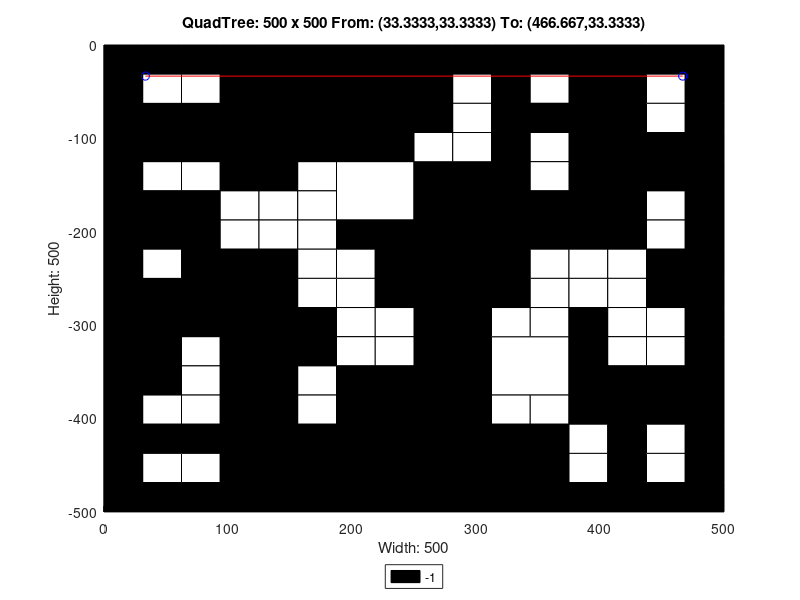

Reproduce this figure in MATLAB.
axis([0 500 -500 0]);
title('QuadTree: 500 x 500 From: (33.3333,33.3333) To: (466.667,33.3333)');
xlabel('Width: 500');
ylabel('Height: 500');
rectangle('Position',[125 -125 125 125], 'FaceColor',[0 0 0]);
rectangle('Position',[0 -125 62.5 62.5], 'FaceColor',[0 0 0]);
rectangle('Position',[62.5 -125 62.5 62.5], 'FaceColor',[0 0 0]);
rectangle('Position',[187.5 -187.5 62.5 62.5], 'FaceColor',[1 1 1]);
rectangle('Position',[375 -62.5 62.5 62.5], 'FaceColor',[0 0 0]);
rectangle('Position',[375 -125 62.5 62.5], 'FaceColor',[0 0 0]);
rectangle('Position',[250 -187.5 62.5 62.5], 'FaceColor',[0 0 0]);
rectangle('Position',[250 -250 62.5 62.5], 'FaceColor',[0 0 0]);
rectangle('Position',[375 -187.5 62.5 62.5], 'FaceColor',[0 0 0]);
rectangle('Position',[0 -312.5 62.5 62.5], 'FaceColor',[0 0 0]);
rectangle('Position',[62.5 -312.5 62.5 62.5], 'FaceColor',[0 0 0]);
rectangle('Position',[0 -375 62.5 62.5], 'FaceColor',[0 0 0]);
rectangle('Position',[187.5 -437.5 62.5 62.5], 'FaceColor',[0 0 0]);
rectangle('Position',[125 -500 62.5 62.5], 'FaceColor',[0 0 0]);
rectangle('Position',[187.5 -500 62.5 62.5], 'FaceColor',[0 0 0]);
rectangle('Position',[250 -312.5 62.5 62.5], 'FaceColor',[0 0 0]);
rectangle('Position',[250 -375 62.5 62.5], 'FaceColor',[0 0 0]);
rectangle('Position',[312.5 -375 62.5 62.5], 'FaceColor',[1 1 1]);
rectangle('Position',[250 -437.5 62.5 62.5], 'FaceColor',[0 0 0]);
rectangle('Position',[250 -500 62.5 62.5], 'FaceColor',[0 0 0]);
rectangle('Position',[312.5 -500 62.5 62.5], 'FaceColor',[0 0 0]);
rectangle('Position',[0 -31.25 31.25 31.25], 'FaceColor',[0 0 0]);
rectangle('Position',[31.25 -31.25 31.25 31.25], 'FaceColor',[0 0 0]);
rectangle('Position',[0 -62.5 31.25 31.25], 'FaceColor',[0 0 0]);
rectangle('Position',[31.25 -62.5 31.25 31.25], 'FaceColor',[1 1 1]);
rectangle('Position',[62.5 -31.25 31.25 31.25], 'FaceColor',[0 0 0]);
rectangle('Position',[93.75 -31.25 31.25 31.25], 'FaceColor',[0 0 0]);
rectangle('Position',[62.5 -62.5 31.25 31.25], 'FaceColor',[1 1 1]);
rectangle('Position',[93.75 -62.5 31.25 31.25], 'FaceColor',[0 0 0]);
rectangle('Position',[0 -156.25 31.25 31.25], 'FaceColor',[0 0 0]);
rectangle('Position',[31.25 -156.25 31.25 31.25], 'FaceColor',[1 1 1]);
rectangle('Position',[0 -187.5 31.25 31.25], 'FaceColor',[0 0 0]);
rectangle('Position',[31.25 -187.5 31.25 31.25], 'FaceColor',[0 0 0]);
rectangle('Position',[62.5 -156.25 31.25 31.25], 'FaceColor',[1 1 1]);
rectangle('Position',[93.75 -156.25 31.25 31.25], 'FaceColor',[0 0 0]);
rectangle('Position',[62.5 -187.5 31.25 31.25], 'FaceColor',[0 0 0]);
rectangle('Position',[93.75 -187.5 31.25 31.25], 'FaceColor',[1 1 1]);
rectangle('Position',[0 -218.75 31.25 31.25], 'FaceColor',[0 0 0]);
rectangle('Position',[31.25 -218.75 31.25 31.25], 'FaceColor',[0 0 0]);
rectangle('Position',[0 -250 31.25 31.25], 'FaceColor',[0 0 0]);
rectangle('Position',[31.25 -250 31.25 31.25], 'FaceColor',[1 1 1]);
rectangle('Position',[62.5 -218.75 31.25 31.25], 'FaceColor',[0 0 0]);
rectangle('Position',[93.75 -218.75 31.25 31.25], 'FaceColor',[1 1 1]);
rectangle('Position',[62.5 -250 31.25 31.25], 'FaceColor',[0 0 0]);
rectangle('Position',[93.75 -250 31.25 31.25], 'FaceColor',[0 0 0]);
rectangle('Position',[125 -156.25 31.25 31.25], 'FaceColor',[0 0 0]);
rectangle('Position',[156.25 -156.25 31.25 31.25], 'FaceColor',[1 1 1]);
rectangle('Position',[125 -187.5 31.25 31.25], 'FaceColor',[1 1 1]);
rectangle('Position',[156.25 -187.5 31.25 31.25], 'FaceColor',[1 1 1]);
rectangle('Position',[125 -218.75 31.25 31.25], 'FaceColor',[1 1 1]);
rectangle('Position',[156.25 -218.75 31.25 31.25], 'FaceColor',[1 1 1]);
rectangle('Position',[125 -250 31.25 31.25], 'FaceColor',[0 0 0]);
rectangle('Position',[156.25 -250 31.25 31.25], 'FaceColor',[1 1 1]);
rectangle('Position',[187.5 -218.75 31.25 31.25], 'FaceColor',[0 0 0]);
rectangle('Position',[218.75 -218.75 31.25 31.25], 'FaceColor',[0 0 0]);
rectangle('Position',[187.5 -250 31.25 31.25], 'FaceColor',[1 1 1]);
rectangle('Position',[218.75 -250 31.25 31.25], 'FaceColor',[0 0 0]);
rectangle('Position',[250 -31.25 31.25 31.25], 'FaceColor',[0 0 0]);
rectangle('Position',[281.25 -31.25 31.25 31.25], 'FaceColor',[0 0 0]);
rectangle('Position',[250 -62.5 31.25 31.25], 'FaceColor',[0 0 0]);
rectangle('Position',[281.25 -62.5 31.25 31.25], 'FaceColor',[1 1 1]);
rectangle('Position',[312.5 -31.25 31.25 31.25], 'FaceColor',[0 0 0]);
rectangle('Position',[343.75 -31.25 31.25 31.25], 'FaceColor',[0 0 0]);
rectangle('Position',[312.5 -62.5 31.25 31.25], 'FaceColor',[0 0 0]);
rectangle('Position',[343.75 -62.5 31.25 31.25], 'FaceColor',[1 1 1]);
rectangle('Position',[250 -93.75 31.25 31.25], 'FaceColor',[0 0 0]);
rectangle('Position',[281.25 -93.75 31.25 31.25], 'FaceColor',[1 1 1]);
rectangle('Position',[250 -125 31.25 31.25], 'FaceColor',[1 1 1]);
rectangle('Position',[281.25 -125 31.25 31.25], 'FaceColor',[1 1 1]);
rectangle('Position',[312.5 -93.75 31.25 31.25], 'FaceColor',[0 0 0]);
rectangle('Position',[343.75 -93.75 31.25 31.25], 'FaceColor',[0 0 0]);
rectangle('Position',[312.5 -125 31.25 31.25], 'FaceColor',[0 0 0]);
rectangle('Position',[343.75 -125 31.25 31.25], 'FaceColor',[1 1 1]);
rectangle('Position',[437.5 -31.25 31.25 31.25], 'FaceColor',[0 0 0]);
rectangle('Position',[468.75 -31.25 31.25 31.25], 'FaceColor',[0 0 0]);
rectangle('Position',[437.5 -62.5 31.25 31.25], 'FaceColor',[1 1 1]);
rectangle('Position',[468.75 -62.5 31.25 31.25], 'FaceColor',[0 0 0]);
rectangle('Position',[437.5 -93.75 31.25 31.25], 'FaceColor',[1 1 1]);
rectangle('Position',[468.75 -93.75 31.25 31.25], 'FaceColor',[0 0 0]);
rectangle('Position',[437.5 -125 31.25 31.25], 'FaceColor',[0 0 0]);
rectangle('Position',[468.75 -125 31.25 31.25], 'FaceColor',[0 0 0]);
rectangle('Position',[312.5 -156.25 31.25 31.25], 'FaceColor',[0 0 0]);
rectangle('Position',[343.75 -156.25 31.25 31.25], 'FaceColor',[1 1 1]);
rectangle('Position',[312.5 -187.5 31.25 31.25], 'FaceColor',[0 0 0]);
rectangle('Position',[343.75 -187.5 31.25 31.25], 'FaceColor',[0 0 0]);
rectangle('Position',[312.5 -218.75 31.25 31.25], 'FaceColor',[0 0 0]);
rectangle('Position',[343.75 -218.75 31.25 31.25], 'FaceColor',[0 0 0]);
rectangle('Position',[312.5 -250 31.25 31.25], 'FaceColor',[0 0 0]);
rectangle('Position',[343.75 -250 31.25 31.25], 'FaceColor',[1 1 1]);
rectangle('Position',[437.5 -156.25 31.25 31.25], 'FaceColor',[0 0 0]);
rectangle('Position',[468.75 -156.25 31.25 31.25], 'FaceColor',[0 0 0]);
rectangle('Position',[437.5 -187.5 31.25 31.25], 'FaceColor',[1 1 1]);
rectangle('Position',[468.75 -187.5 31.25 31.25], 'FaceColor',[0 0 0]);
rectangle('Position',[375 -218.75 31.25 31.25], 'FaceColor',[0 0 0]);
rectangle('Position',[406.25 -218.75 31.25 31.25], 'FaceColor',[0 0 0]);
rectangle('Position',[375 -250 31.25 31.25], 'FaceColor',[1 1 1]);
rectangle('Position',[406.25 -250 31.25 31.25], 'FaceColor',[1 1 1]);
rectangle('Position',[437.5 -218.75 31.25 31.25], 'FaceColor',[1 1 1]);
rectangle('Position',[468.75 -218.75 31.25 31.25], 'FaceColor',[0 0 0]);
rectangle('Position',[437.5 -250 31.25 31.25], 'FaceColor',[0 0 0]);
rectangle('Position',[468.75 -250 31.25 31.25], 'FaceColor',[0 0 0]);
rectangle('Position',[62.5 -343.75 31.25 31.25], 'FaceColor',[1 1 1]);
rectangle('Position',[93.75 -343.75 31.25 31.25], 'FaceColor',[0 0 0]);
rectangle('Position',[62.5 -375 31.25 31.25], 'FaceColor',[1 1 1]);
rectangle('Position',[93.75 -375 31.25 31.25], 'FaceColor',[0 0 0]);
rectangle('Position',[125 -281.25 31.25 31.25], 'FaceColor',[0 0 0]);
rectangle('Position',[156.25 -281.25 31.25 31.25], 'FaceColor',[1 1 1]);
rectangle('Position',[125 -312.5 31.25 31.25], 'FaceColor',[0 0 0]);
rectangle('Position',[156.25 -312.5 31.25 31.25], 'FaceColor',[0 0 0]);
rectangle('Position',[187.5 -281.25 31.25 31.25], 'FaceColor',[1 1 1]);
rectangle('Position',[218.75 -281.25 31.25 31.25], 'FaceColor',[0 0 0]);
rectangle('Position',[187.5 -312.5 31.25 31.25], 'FaceColor',[1 1 1]);
rectangle('Position',[218.75 -312.5 31.25 31.25], 'FaceColor',[1 1 1]);
rectangle('Position',[125 -343.75 31.25 31.25], 'FaceColor',[0 0 0]);
rectangle('Position',[156.25 -343.75 31.25 31.25], 'FaceColor',[0 0 0]);
rectangle('Position',[125 -375 31.25 31.25], 'FaceColor',[0 0 0]);
rectangle('Position',[156.25 -375 31.25 31.25], 'FaceColor',[1 1 1]);
rectangle('Position',[187.5 -343.75 31.25 31.25], 'FaceColor',[1 1 1]);
rectangle('Position',[218.75 -343.75 31.25 31.25], 'FaceColor',[1 1 1]);
rectangle('Position',[187.5 -375 31.25 31.25], 'FaceColor',[0 0 0]);
rectangle('Position',[218.75 -375 31.25 31.25], 'FaceColor',[0 0 0]);
rectangle('Position',[0 -406.25 31.25 31.25], 'FaceColor',[0 0 0]);
rectangle('Position',[31.25 -406.25 31.25 31.25], 'FaceColor',[1 1 1]);
rectangle('Position',[0 -437.5 31.25 31.25], 'FaceColor',[0 0 0]);
rectangle('Position',[31.25 -437.5 31.25 31.25], 'FaceColor',[0 0 0]);
rectangle('Position',[62.5 -406.25 31.25 31.25], 'FaceColor',[1 1 1]);
rectangle('Position',[93.75 -406.25 31.25 31.25], 'FaceColor',[0 0 0]);
rectangle('Position',[62.5 -437.5 31.25 31.25], 'FaceColor',[0 0 0]);
rectangle('Position',[93.75 -437.5 31.25 31.25], 'FaceColor',[0 0 0]);
rectangle('Position',[0 -468.75 31.25 31.25], 'FaceColor',[0 0 0]);
rectangle('Position',[31.25 -468.75 31.25 31.25], 'FaceColor',[1 1 1]);
rectangle('Position',[0 -500 31.25 31.25], 'FaceColor',[0 0 0]);
rectangle('Position',[31.25 -500 31.25 31.25], 'FaceColor',[0 0 0]);
rectangle('Position',[62.5 -468.75 31.25 31.25], 'FaceColor',[1 1 1]);
rectangle('Position',[93.75 -468.75 31.25 31.25], 'FaceColor',[0 0 0]);
rectangle('Position',[62.5 -500 31.25 31.25], 'FaceColor',[0 0 0]);
rectangle('Position',[93.75 -500 31.25 31.25], 'FaceColor',[0 0 0]);
rectangle('Position',[125 -406.25 31.25 31.25], 'FaceColor',[0 0 0]);
rectangle('Position',[156.25 -406.25 31.25 31.25], 'FaceColor',[1 1 1]);
rectangle('Position',[125 -437.5 31.25 31.25], 'FaceColor',[0 0 0]);
rectangle('Position',[156.25 -437.5 31.25 31.25], 'FaceColor',[0 0 0]);
rectangle('Position',[312.5 -281.25 31.25 31.25], 'FaceColor',[0 0 0]);
rectangle('Position',[343.75 -281.25 31.25 31.25], 'FaceColor',[1 1 1]);
rectangle('Position',[312.5 -312.5 31.25 31.25], 'FaceColor',[1 1 1]);
rectangle('Position',[343.75 -312.5 31.25 31.25], 'FaceColor',[1 1 1]);
rectangle('Position',[375 -281.25 31.25 31.25], 'FaceColor',[1 1 1]);
rectangle('Position',[406.25 -281.25 31.25 31.25], 'FaceColor',[1 1 1]);
rectangle('Position',[375 -312.5 31.25 31.25], 'FaceColor',[0 0 0]);
rectangle('Position',[406.25 -312.5 31.25 31.25], 'FaceColor',[1 1 1]);
rectangle('Position',[437.5 -281.25 31.25 31.25], 'FaceColor',[0 0 0]);
rectangle('Position',[468.75 -281.25 31.25 31.25], 'FaceColor',[0 0 0]);
rectangle('Position',[437.5 -312.5 31.25 31.25], 'FaceColor',[1 1 1]);
rectangle('Position',[468.75 -312.5 31.25 31.25], 'FaceColor',[0 0 0]);
rectangle('Position',[375 -343.75 31.25 31.25], 'FaceColor',[0 0 0]);
rectangle('Position',[406.25 -343.75 31.25 31.25], 'FaceColor',[1 1 1]);
rectangle('Position',[375 -375 31.25 31.25], 'FaceColor',[0 0 0]);
rectangle('Position',[406.25 -375 31.25 31.25], 'FaceColor',[0 0 0]);
rectangle('Position',[437.5 -343.75 31.25 31.25], 'FaceColor',[1 1 1]);
rectangle('Position',[468.75 -343.75 31.25 31.25], 'FaceColor',[0 0 0]);
rectangle('Position',[437.5 -375 31.25 31.25], 'FaceColor',[0 0 0]);
rectangle('Position',[468.75 -375 31.25 31.25], 'FaceColor',[0 0 0]);
rectangle('Position',[312.5 -406.25 31.25 31.25], 'FaceColor',[1 1 1]);
rectangle('Position',[343.75 -406.25 31.25 31.25], 'FaceColor',[1 1 1]);
rectangle('Position',[312.5 -437.5 31.25 31.25], 'FaceColor',[0 0 0]);
rectangle('Position',[343.75 -437.5 31.25 31.25], 'FaceColor',[0 0 0]);
rectangle('Position',[375 -406.25 31.25 31.25], 'FaceColor',[0 0 0]);
rectangle('Position',[406.25 -406.25 31.25 31.25], 'FaceColor',[0 0 0]);
rectangle('Position',[375 -437.5 31.25 31.25], 'FaceColor',[1 1 1]);
rectangle('Position',[406.25 -437.5 31.25 31.25], 'FaceColor',[0 0 0]);
rectangle('Position',[437.5 -406.25 31.25 31.25], 'FaceColor',[0 0 0]);
rectangle('Position',[468.75 -406.25 31.25 31.25], 'FaceColor',[0 0 0]);
rectangle('Position',[437.5 -437.5 31.25 31.25], 'FaceColor',[1 1 1]);
rectangle('Position',[468.75 -437.5 31.25 31.25], 'FaceColor',[0 0 0]);
rectangle('Position',[375 -468.75 31.25 31.25], 'FaceColor',[1 1 1]);
rectangle('Position',[406.25 -468.75 31.25 31.25], 'FaceColor',[0 0 0]);
rectangle('Position',[375 -500 31.25 31.25], 'FaceColor',[0 0 0]);
rectangle('Position',[406.25 -500 31.25 31.25], 'FaceColor',[0 0 0]);
rectangle('Position',[437.5 -468.75 31.25 31.25], 'FaceColor',[1 1 1]);
rectangle('Position',[468.75 -468.75 31.25 31.25], 'FaceColor',[0 0 0]);
rectangle('Position',[437.5 -500 31.25 31.25], 'FaceColor',[0 0 0]);
rectangle('Position',[468.75 -500 31.25 31.25], 'FaceColor',[0 0 0]);
X=[466.667,33.3333];
Y=[-33.3333,-33.3333];
hold on;
plot(X,Y,'r');
plot(X,Y,'bo');
legend('-1','Location','southoutside');
